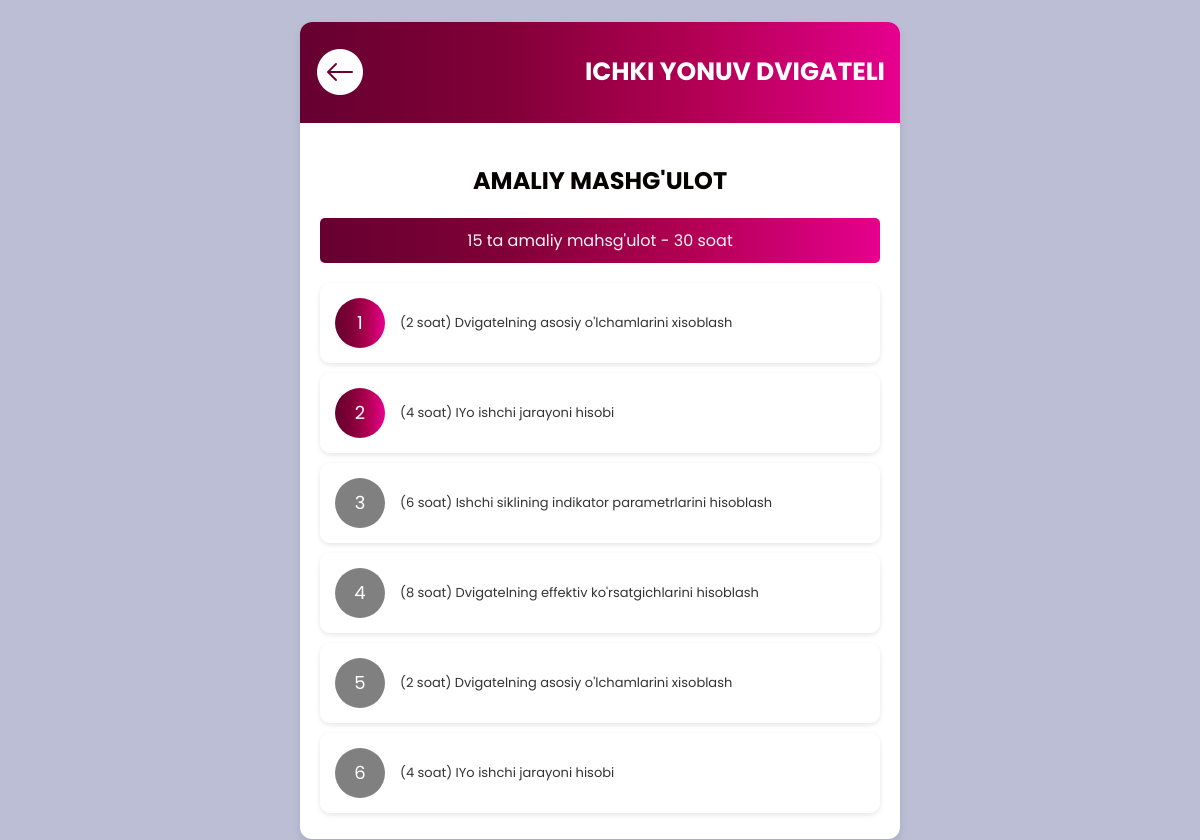
The page /objects/practic/ (signed in) on the database its author committed.
### main/models.py (models this page shows)
class LectureBack(models.Model):
    image1 = models.ImageField()

class Practic1(models.Model):
    practic_video = models.FileField()
    practic_raqam = models.IntegerField()
    practic_nomi = models.CharField(max_length=150)
    practic_matni = models.TextField()

### main/views.py (the view)
# urls.py: path('objects/practic/',Practic),
def Practic(request):
    user = request.user
    practics = Practic1.objects.all().order_by('practic_raqam')
    for practic in practics:
        if practic.practic_raqam == 1:
            practic.previous_practic_passed = True  # Birinchi amaliyot ochiq
        else:
            prev_practic = Practic1.objects.filter(practic_raqam=practic.practic_raqam - 1).first()
            practic.previous_practic_passed = UserPracticProgress.objects.filter(
                user=user,
                lesson=prev_practic,
                passed=True
            ).exists()
    context = {
        'lectureback': LectureBack.objects.all(),
        'practic': practics,
    }
    return render(request, 'fanlar/practic.html', context)

### templates/fanlar/practic.html (shortened to what this page needs)
<!DOCTYPE html>
<html lang="en">
<head>
</head>
<body>
<div class="main-container">
    <div class="header">
        {% for i in lectureback %}
        <a class="back-btn" href="/objects/">
            <img src="{{i.image1.url}}" alt="Orqaga">
        </a>
        {% endfor %}
        <h1>ICHKI YONUV DVIGATELI</h1>
    </div>
    <div class="content">
        <div class="title">
            <h2>AMALIY MASHG'ULOT</h2>
        </div>
        <div class="stats">
            15 ta amaliy mahsg'ulot - 30 soat
        </div>
        {% for i in practic %}
            <a href="/practicdetail/{{i.id}}" class="lecture">
                {% if i.previous_practic_passed %}
                    <div class="lecture-icon">{{i.practic_raqam}}</div>
                {% else %}
                    <div class="lecture-icon" style="background: gray;">{{i.practic_raqam}}</div>
                {% endif %}
                <div class="lecture-title" style="font-size: 13px;">{{i.practic_nomi}}</div>
            </a>
        {% endfor %}
    </div>
</div>
</body>
</html>

### templates/fanlar/practic.html (style rules this page uses)
body { font-family: "Poppins", sans-serif; margin: 0; padding: 0; background-color: #bbbed5; display: flex; justify-content: center; align-items: center; height: 100vh; }
.main-container { width: 90%; max-width: 50%; height: 95%; background-color: white; border-radius: 12px; box-shadow: 0 4px 8px rgba(0, 0, 0, 0.1); overflow: hidden; display: flex; flex-direction: column; }
.header { display: flex; align-items: center; background: linear-gradient(to right, #660030, #800037, #b30054, #e6008e); color: white; padding: 15px; }
.back-btn { display: flex; align-items: center; cursor: pointer; }
.back-btn img { height: 50px; margin-right: 50px; }
.header h1 { font-size: 25px; text-align: right; flex-grow: 1; }
.content { padding: 20px; overflow-y: auto; flex-grow: 1; }
.title { text-align: center; margin-bottom: 20px; color: rgb(7, 2, 2); }
.stats { background: linear-gradient(to right, #660030, #800037, #b30054, #e6008e); color: rgb(253, 243, 243); padding: 10px; text-align: center; border-radius: 5px; margin-bottom: 20px; font-size: 16px; }
.lecture { display: flex; align-items: center; background-color: rgba(255, 255, 255, 0.7); padding: 15px; margin-bottom: 10px; border-radius: 10px; box-shadow: 0 2px 5px rgba(0, 0, 0, 0.1); text-decoration: none; color: #040202; transition: background 0.3s; }
.lecture-icon { background: linear-gradient(to right, #660030, #800037, #b30054, #e6008e); width: 50px; height: 50px; display: flex; justify-content: center; align-items: center; border-radius: 50%; color: white; font-size: 18px; margin-right: 15px; flex-shrink: 0; }
.lecture-title { font-size: 16px; color: #333; }

### rows shown on the page
LectureBack: image1 (picture)
Practic1: practic_raqam "1", practic_nomi "(2 soat) Dvigatelning asosiy o'lchamlarini xisoblash"
Practic1: practic_raqam "2", practic_nomi "(4 soat) IYo ishchi jarayoni hisobi"
Practic1: practic_raqam "3", practic_nomi "(6 soat) Ishchi siklining indikator parametrlarini hisoblash"
Practic1: practic_raqam "4", practic_nomi "(8 soat) Dvigatelning effektiv ko'rsatgichlarini hisoblash"
Practic1: practic_raqam "5", practic_nomi "(2 soat) Dvigatelning asosiy o'lchamlarini xisoblash"
Practic1: practic_raqam "6", practic_nomi "(4 soat) IYo ishchi jarayoni hisobi"
